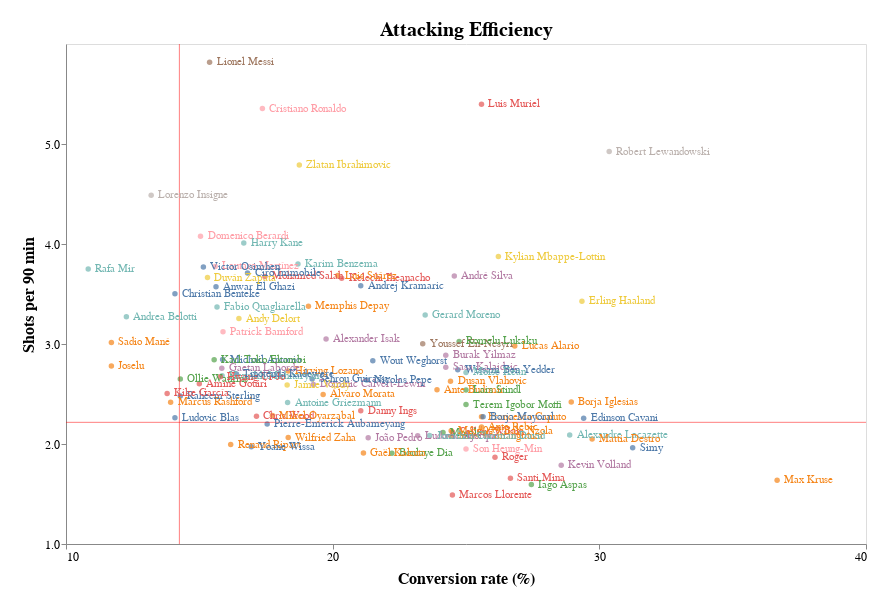

The cell this chart's notebook holds for it:
### Code cell
scat = alt.Chart(df4).mark_circle().encode(
  y=alt.Y('shot90:Q', scale=alt.Scale(domain=[1.4, 5.6])),
  x=alt.X('goalshot:Q', scale=alt.Scale(domain=[10, 40])),
  color=alt.Color('goals:N', legend=None),
  tooltip=[alt.Tooltip('player_name', title='name'),
           alt.Tooltip('team_title', title='team'),
           alt.Tooltip('goals', title='goals'),
           alt.Tooltip('shots', title='shots'),
           alt.Tooltip('shot90', title='shot per 90 min'),
           alt.Tooltip('goalshot', title='goals per shot')]
).properties(
    width=800,
    height=500
)


text = scat.mark_text(
    align='left',
    baseline='middle',
    dx=7
).encode(
    text='player_name',
)

# scat.encode(y=Y('shot90:Q',scale=Scale(domain=[1, 5.6])))
(scat + rule1 + rule2 + text).properties(width=600, title="Attacking Efficiency", padding=20).interactive().configure_title(fontSize=20)

### Figure 1 — Vega-Lite specification as saved in the notebook (floating-point values rounded to 4 significant figures; data arrays with more than 128 entries replaced by an {"elided": "..."} marker saying what was removed)
{"usermeta": {"embedOptions": {"theme": "dark"}}, "config": {"view": {"continuousWidth": 400, "continuousHeight": 300}, "title": {"fontSize": 20}}, "layer": [{"data": {"name": "data-9b0c600edb5b1b28d109a0f560ac659b"}, "mark": "circle", "encoding": {"color": {"type": "nominal", "field": "goals", "legend": null}, "tooltip": [{"type": "nominal", "field": "player_name", "title": "name"}, {"type": "nominal", "field": "team_title", "title": "team"}, {"type": "quantitative", "field": "goals", "title": "goals"}, {"type": "quantitative", "field": "shots", "title": "shots"}, {"type": "quantitative", "field": "shot90", "title": "shot per 90 min"}, {"type": "quantitative", "field": "goalshot", "title": "goals per shot"}], "x": {"type": "quantitative", "field": "goalshot", "scale": {"domain": [10, 40]}}, "y": {"type": "quantitative", "field": "shot90", "scale": {"domain": [1.4, 5.6]}}}, "height": 500, "selection": {"selector001": {"type": "interval", "bind": "scales", "encodings": ["x", "y"]}}, "width": 800}, {"data": {"name": "data-73862b005cbe07106b1588fe5bb24628"}, "mark": {"type": "rule", "color": "red", "opacity": 0.5}, "encoding": {"y": {"type": "quantitative", "aggregate": "mean", "axis": {"grid": false, "labelFontSize": 12, "titleFontSize": 16, "titlePadding": 8, "values": [0, 1, 2, 3, 4, 5]}, "field": "shot90", "title": "Shots per 90 min"}}}, {"data": {"name": "data-73862b005cbe07106b1588fe5bb24628"}, "mark": {"type": "rule", "color": "red", "opacity": 0.5}, "encoding": {"x": {"type": "quantitative", "aggregate": "mean", "axis": {"grid": false, "labelFontSize": 12, "titleFontSize": 16, "titlePadding": 8, "values": [0, 10, 20, 30, 40]}, "field": "goalshot", "title": "Conversion rate (%)"}}}, {"data": {"name": "data-9b0c600edb5b1b28d109a0f560ac659b"}, "mark": {"type": "text", "align": "left", "baseline": "middle", "dx": 7}, "encoding": {"color": {"type": "nominal", "field": "goals", "legend": null}, "text": {"type": "nominal", "field": "player_name"}, "tooltip": [{"type": "nominal", "field": "player_name", "title": "name"}, {"type": "nominal", "field": "team_title", "title": "team"}, {"type": "quantitative", "field": "goals", "title": "goals"}, {"type": "quantitative", "field": "shots", "title": "shots"}, {"type": "quantitative", "field": "shot90", "title": "shot per 90 min"}, {"type": "quantitative", "field": "goalshot", "title": "goals per shot"}], "x": {"type": "quantitative", "field": "goalshot", "scale": {"domain": [10, 40]}}, "y": {"type": "quantitative", "field": "shot90", "scale": {"domain": [1.4, 5.6]}}}, "height": 500, "width": 800}], "padding": 20, "title": "Attacking Efficiency", "width": 600, "$schema": "https://vega.github.io/schema/vega-lite/v4.8.1.json", "datasets": {"data-9b0c600edb5b1b28d109a0f560ac659b": [{"player_name": "Harry Kane", "team_title": "Tottenham", "goals": 23, "shots": 138, "shot90": 4.01, "goalshot": 16.67, "goal90": 0.668, "xG90": 0.716}, {"player_name": "Mohamed Salah", "team_title": "Liverpool", "goals": 22, "shots": 126, "shot90": 3.676, "goalshot": 17.46, "goal90": 0.642, "xG90": 0.656}, {"player_name": "Son Heung-Min", "team_title": "Tottenham", "goals": 17, "shots": 68, "shot90": 1.95, "goalshot": 25.0, "goal90": 0.487, "xG90": 0.351}, {"player_name": "Patrick Bamford", "team_title": "Leeds", "goals": 17, "shots": 107, "shot90": 3.122, "goalshot": 15.89, "goal90": 0.496, "xG90": 0.596}, {"player_name": "Dominic Calvert-Lewin", "team_title": "Everton", "goals": 16, "shots": 83, "shot90": 2.596, "goalshot": 19.28, "goal90": 0.5, "xG90": 0.633}, {"player_name": "Jamie Vardy", "team_title": "Leicester", "goals": 15, "shots": 82, "shot90": 2.591, "goalshot": 18.29, "goal90": 0.474, "xG90": 0.7}, {"player_name": "Ollie Watkins", "team_title": "Aston Villa", "goals": 14, "shots": 98, "shot90": 2.649, "goalshot": 14.29, "goal90": 0.378, "xG90": 0.489}, {"player_name": "Alexandre Lacazette", "team_title": "Arsenal", "goals": 13, "shots": 45, "shot90": 2.089, "goalshot": 28.89, "goal90": 0.603, "xG90": 0.62}, {"player_name": "Callum Wilson", "team_title": "Newcastle United", "goals": 12, "shots": 49, "shot90": 2.121, "goalshot": 24.49, "goal90": 0.519, "xG90": 0.654}, {"player_name": "Kelechi Iheanacho", "team_title": "Leicester", "goals": 12, "shots": 59, "shot90": 3.657, "goalshot": 20.34, "goal90": 0.744, "xG90": 0.623}, {"player_name": "Danny Ings", "team_title": "Southampton", "goals": 12, "shots": 57, "shot90": 2.332, "goalshot": 21.05, "goal90": 0.491, "xG90": 0.376}, {"player_name": "Chris Wood", "team_title": "Burnley", "goals": 12, "shots": 70, "shot90": 2.278, "goalshot": 17.14, "goal90": 0.391, "xG90": 0.469}, {"player_name": "Wilfried Zaha", "team_title": "Crystal Palace", "goals": 11, "shots": 60, "shot90": 2.065, "goalshot": 18.33, "goal90": 0.379, "xG90": 0.337}, {"player_name": "Marcus Rashford", "team_title": "Manchester United", "goals": 11, "shots": 79, "shot90": 2.418, "goalshot": 13.92, "goal90": 0.337, "xG90": 0.326}, {"player_name": "Sadio Mané", "team_title": "Liverpool", "goals": 11, "shots": 94, "shot90": 3.016, "goalshot": 11.7, "goal90": 0.353, "xG90": 0.529}, {"player_name": "Pierre-Emerick Aubameyang", "team_title": "Arsenal", "goals": 10, "shots": 57, "shot90": 2.199, "goalshot": 17.54, "goal90": 0.386, "xG90": 0.448}, {"player_name": "Michail Antonio", "team_title": "West Ham", "goals": 10, "shots": 63, "shot90": 2.845, "goalshot": 15.87, "goal90": 0.452, "xG90": 0.709}, {"player_name": "Christian Benteke", "team_title": "Crystal Palace", "goals": 10, "shots": 71, "shot90": 3.503, "goalshot": 14.09, "goal90": 0.493, "xG90": 0.409}, {"player_name": "Raheem Sterling", "team_title": "Manchester City", "goals": 10, "shots": 70, "shot90": 2.481, "goalshot": 14.29, "goal90": 0.354, "xG90": 0.475}, {"player_name": "Edinson Cavani", "team_title": "Manchester United", "goals": 10, "shots": 34, "shot90": 2.258, "goalshot": 29.41, "goal90": 0.664, "xG90": 0.635}, {"player_name": "Anwar El Ghazi", "team_title": "Aston Villa", "goals": 10, "shots": 64, "shot90": 3.573, "goalshot": 15.62, "goal90": 0.558, "xG90": 0.561}, {"player_name": "Nicolas Pepe", "team_title": "Arsenal", "goals": 10, "shots": 47, "shot90": 2.64, "goalshot": 21.28, "goal90": 0.562, "xG90": 0.375}, {"player_name": "Lionel Messi", "team_title": "Barcelona", "goals": 30, "shots": 195, "shot90": 5.817, "goalshot": 15.38, "goal90": 0.895, "xG90": 0.884}, {"player_name": "Gerard Moreno", "team_title": "Villarreal", "goals": 23, "shots": 98, "shot90": 3.291, "goalshot": 23.47, "goal90": 0.772, "xG90": 0.729}, {"player_name": "Karim Benzema", "team_title": "Real Madrid", "goals": 23, "shots": 123, "shot90": 3.799, "goalshot": 18.7, "goal90": 0.71, "xG90": 0.668}, {"player_name": "Luis Suárez", "team_title": "Atletico Madrid", "goals": 21, "shots": 104, "shot90": 3.684, "goalshot": 20.19, "goal90": 0.744, "xG90": 0.704}, {"player_name": "Youssef En-Nesyri", "team_title": "Sevilla", "goals": 18, "shots": 77, "shot90": 3.003, "goalshot": 23.38, "goal90": 0.702, "xG90": 0.684}, {"player_name": "Alexander Isak", "team_title": "Real Sociedad", "goals": 16, "shots": 81, "shot90": 3.051, "goalshot": 19.75, "goal90": 0.603, "xG90": 0.689}, {"player_name": "Morales", "team_title": "Levante", "goals": 14, "shots": 58, "shot90": 2.114, "goalshot": 24.14, "goal90": 0.51, "xG90": 0.316}, {"player_name": "Iago Aspas", "team_title": "Celta Vigo", "goals": 14, "shots": 51, "shot90": 1.595, "goalshot": 27.45, "goal90": 0.438, "xG90": 0.426}, {"player_name": "Antoine Griezmann", "team_title": "Barcelona", "goals": 13, "shots": 71, "shot90": 2.415, "goalshot": 18.31, "goal90": 0.442, "xG90": 0.47}, {"player_name": "Rafa Mir", "team_title": "SD Huesca", "goals": 13, "shots": 120, "shot90": 3.749, "goalshot": 10.83, "goal90": 0.406, "xG90": 0.524}, {"player_name": "Santi Mina", "team_title": "Celta Vigo", "goals": 12, "shots": 45, "shot90": 1.658, "goalshot": 26.67, "goal90": 0.442, "xG90": 0.383}, {"player_name": "Marcos Llorente", "team_title": "Atletico Madrid", "goals": 12, "shots": 49, "shot90": 1.49, "goalshot": 24.49, "goal90": 0.365, "xG90": 0.161}, {"player_name": "Roger", "team_title": "Levante", "goals": 12, "shots": 46, "shot90": 1.867, "goalshot": 26.09, "goal90": 0.487, "xG90": 0.43}, {"player_name": "Kike García", "team_title": "Eibar", "goals": 12, "shots": 87, "shot90": 2.506, "goalshot": 13.79, "goal90": 0.346, "xG90": 0.34}, {"player_name": "Joselu", "team_title": "Alaves", "goals": 11, "shots": 94, "shot90": 2.779, "goalshot": 11.7, "goal90": 0.325, "xG90": 0.399}, {"player_name": "Ante Budimir", "team_title": "Osasuna", "goals": 11, "shots": 46, "shot90": 2.543, "goalshot": 23.91, "goal90": 0.608, "xG90": 0.61}, {"player_name": "Mikel Oyarzabal", "team_title": "Real Sociedad", "goals": 11, "shots": 62, "shot90": 2.285, "goalshot": 17.74, "goal90": 0.405, "xG90": 0.444}, {"player_name": "Borja Iglesias", "team_title": "Real Betis", "goals": 11, "shots": 38, "shot90": 2.42, "goalshot": 28.95, "goal90": 0.701, "xG90": 0.633}, {"player_name": "Robert Lewandowski", "team_title": "Bayern Munich", "goals": 41, "shots": 135, "shot90": 4.925, "goalshot": 30.37, "goal90": 1.496, "xG90": 1.3}, {"player_name": "André Silva", "team_title": "Eintracht Frankfurt", "goals": 28, "shots": 114, "shot90": 3.681, "goalshot": 24.56, "goal90": 0.904, "xG90": 0.919}, {"player_name": "Erling Haaland", "team_title": "Borussia Dortmund", "goals": 27, "shots": 92, "shot90": 3.427, "goalshot": 29.35, "goal90": 1.006, "xG90": 0.976}, {"player_name": "Andrej Kramaric", "team_title": "Hoffenheim", "goals": 20, "shots": 95, "shot90": 3.583, "goalshot": 21.05, "goal90": 0.754, "xG90": 0.651}, {"player_name": "Wout Weghorst", "team_title": "Wolfsburg", "goals": 20, "shots": 93, "shot90": 2.833, "goalshot": 21.5, "goal90": 0.609, "xG90": 0.62}, {"player_name": "Sasa Kalajdzic", "team_title": "VfB Stuttgart", "goals": 16, "shots": 66, "shot90": 2.768, "goalshot": 24.24, "goal90": 0.671, "xG90": 0.524}, {"player_name": "Lars Stindl", "team_title": "Borussia M.Gladbach", "goals": 14, "shots": 56, "shot90": 2.539, "goalshot": 25.0, "goal90": 0.635, "xG90": 0.464}, {"player_name": "Max Kruse", "team_title": "Union Berlin", "goals": 11, "shots": 30, "shot90": 1.638, "goalshot": 36.67, "goal90": 0.601, "xG90": 0.452}, {"player_name": "Lucas Alario", "team_title": "Bayer Leverkusen", "goals": 11, "shots": 41, "shot90": 2.981, "goalshot": 26.83, "goal90": 0.8, "xG90": 0.588}, {"player_name": "Silas Wamangituka", "team_title": "VfB Stuttgart", "goals": 11, "shots": 45, "shot90": 2.078, "goalshot": 24.44, "goal90": 0.508, "xG90": 0.379}, {"player_name": "Cristiano Ronaldo", "team_title": "Juventus", "goals": 29, "shots": 167, "shot90": 5.354, "goalshot": 17.36, "goal90": 0.93, "xG90": 1.063}, {"player_name": "Romelu Lukaku", "team_title": "Inter", "goals": 24, "shots": 97, "shot90": 3.026, "goalshot": 24.74, "goal90": 0.749, "xG90": 0.812}, {"player_name": "Luis Muriel", "team_title": "Atalanta", "goals": 22, "shots": 86, "shot90": 5.397, "goalshot": 25.58, "goal90": 1.381, "xG90": 1.164}, {"player_name": "Dusan Vlahovic", "team_title": "Fiorentina", "goals": 21, "shots": 86, "shot90": 2.628, "goalshot": 24.42, "goal90": 0.642, "xG90": 0.627}, {"player_name": "Ciro Immobile", "team_title": "Lazio", "goals": 20, "shots": 119, "shot90": 3.71, "goalshot": 16.81, "goal90": 0.623, "xG90": 0.685}, {"player_name": "Simy", "team_title": "Crotone", "goals": 20, "shots": 64, "shot90": 1.963, "goalshot": 31.25, "goal90": 0.613, "xG90": 0.595}, {"player_name": "Lorenzo Insigne", "team_title": "Napoli", "goals": 19, "shots": 144, "shot90": 4.488, "goalshot": 13.19, "goal90": 0.592, "xG90": 0.601}, {"player_name": "Domenico Berardi", "team_title": "Sassuolo", "goals": 17, "shots": 113, "shot90": 4.078, "goalshot": 15.04, "goal90": 0.613, "xG90": 0.581}, {"player_name": "Lautaro Martínez", "team_title": "Inter", "goals": 17, "shots": 109, "shot90": 3.776, "goalshot": 15.6, "goal90": 0.589, "xG90": 0.65}, {"player_name": "João Pedro", "team_title": "Cagliari", "goals": 16, "shots": 75, "shot90": 2.062, "goalshot": 21.33, "goal90": 0.44, "xG90": 0.406}, {"player_name": "Duván Zapata", "team_title": "Atalanta", "goals": 15, "shots": 98, "shot90": 3.664, "goalshot": 15.31, "goal90": 0.561, "xG90": 0.749}, {"player_name": "Zlatan Ibrahimovic", "team_title": "AC Milan", "goals": 15, "shots": 80, "shot90": 4.79, "goalshot": 18.75, "goal90": 0.898, "xG90": 1.082}, {"player_name": "Henrikh Mkhitaryan", "team_title": "Roma", "goals": 13, "shots": 82, "shot90": 2.682, "goalshot": 15.85, "goal90": 0.425, "xG90": 0.451}, {"player_name": "Andrea Belotti", "team_title": "Torino", "goals": 13, "shots": 106, "shot90": 3.273, "goalshot": 12.26, "goal90": 0.401, "xG90": 0.466}, {"player_name": "Fabio Quagliarella", "team_title": "Sampdoria", "goals": 13, "shots": 83, "shot90": 3.371, "goalshot": 15.66, "goal90": 0.528, "xG90": 0.501}, {"player_name": "Mattia Destro", "team_title": "Genoa", "goals": 11, "shots": 37, "shot90": 2.049, "goalshot": 29.73, "goal90": 0.609, "xG90": 0.46}, {"player_name": "Álvaro Morata", "team_title": "Juventus", "goals": 11, "shots": 56, "shot90": 2.496, "goalshot": 19.64, "goal90": 0.49, "xG90": 0.598}, {"player_name": "Ante Rebic", "team_title": "AC Milan", "goals": 11, "shots": 43, "shot90": 2.17, "goalshot": 25.58, "goal90": 0.555, "xG90": 0.409}, {"player_name": "Francesco Caputo", "team_title": "Sassuolo", "goals": 11, "shots": 43, "shot90": 2.272, "goalshot": 25.58, "goal90": 0.581, "xG90": 0.626}, {"player_name": "Hirving Lozano", "team_title": "Napoli", "goals": 11, "shots": 60, "shot90": 2.731, "goalshot": 18.33, "goal90": 0.501, "xG90": 0.559}, {"player_name": "M&#039;Bala Nzola", "team_title": "Spezia", "goals": 11, "shots": 45, "shot90": 2.132, "goalshot": 24.44, "goal90": 0.521, "xG90": 0.494}, {"player_name": "Borja Mayoral", "team_title": "Roma", "goals": 10, "shots": 39, "shot90": 2.273, "goalshot": 25.64, "goal90": 0.583, "xG90": 0.506}, {"player_name": "Victor Osimhen", "team_title": "Napoli", "goals": 10, "shots": 66, "shot90": 3.769, "goalshot": 15.15, "goal90": 0.571, "xG90": 0.673}, {"player_name": "Kylian Mbappe-Lottin", "team_title": "Paris Saint Germain", "goals": 27, "shots": 103, "shot90": 3.875, "goalshot": 26.21, "goal90": 1.016, "xG90": 0.955}, {"player_name": "Memphis Depay", "team_title": "Lyon", "goals": 21, "shots": 110, "shot90": 3.377, "goalshot": 19.09, "goal90": 0.645, "xG90": 0.554}, {"player_name": "Wissam Ben Yedder", "team_title": "Monaco", "goals": 20, "shots": 81, "shot90": 2.743, "goalshot": 24.69, "goal90": 0.677, "xG90": 0.761}, {"player_name": "Kevin Volland", "team_title": "Monaco", "goals": 16, "shots": 56, "shot90": 1.787, "goalshot": 28.57, "goal90": 0.511, "xG90": 0.395}, {"player_name": "Gaetan Laborde", "team_title": "Montpellier", "goals": 16, "shots": 101, "shot90": 2.757, "goalshot": 15.84, "goal90": 0.437, "xG90": 0.345}, {"player_name": "Ludovic Ajorque", "team_title": "Strasbourg", "goals": 16, "shots": 69, "shot90": 2.082, "goalshot": 23.19, "goal90": 0.483, "xG90": 0.532}, {"player_name": "Burak Yilmaz", "team_title": "Lille", "goals": 16, "shots": 66, "shot90": 2.888, "goalshot": 24.24, "goal90": 0.7, "xG90": 0.506}, {"player_name": "Andy Delort", "team_title": "Montpellier", "goals": 15, "shots": 91, "shot90": 3.255, "goalshot": 16.48, "goal90": 0.537, "xG90": 0.514}, {"player_name": "Karl Toko Ekambi", "team_title": "Lyon", "goals": 14, "shots": 90, "shot90": 2.843, "goalshot": 15.56, "goal90": 0.442, "xG90": 0.631}, {"player_name": "Boulaye Dia", "team_title": "Reims", "goals": 14, "shots": 63, "shot90": 1.907, "goalshot": 22.22, "goal90": 0.424, "xG90": 0.447}, {"player_name": "Terem Igobor Moffi", "team_title": "Lorient", "goals": 14, "shots": 56, "shot90": 2.395, "goalshot": 25.0, "goal90": 0.599, "xG90": 0.509}, {"player_name": "Moise Kean", "team_title": "Paris Saint Germain", "goals": 13, "shots": 52, "shot90": 2.716, "goalshot": 25.0, "goal90": 0.679, "xG90": 0.627}, {"player_name": "Jonathan Christian David", "team_title": "Lille", "goals": 13, "shots": 55, "shot90": 2.084, "goalshot": 23.64, "goal90": 0.493, "xG90": 0.429}, {"player_name": "Amine Gouiri", "team_title": "Nice", "goals": 12, "shots": 80, "shot90": 2.603, "goalshot": 15.0, "goal90": 0.39, "xG90": 0.481}, {"player_name": "Hwang Ui-Jo", "team_title": "Bordeaux", "goals": 12, "shots": 76, "shot90": 2.673, "goalshot": 15.79, "goal90": 0.422, "xG90": 0.542}, {"player_name": "Gaël Kakuta", "team_title": "Lens", "goals": 11, "shots": 52, "shot90": 1.911, "goalshot": 21.15, "goal90": 0.404, "xG90": 0.449}, {"player_name": "Renaud Ripart", "team_title": "Nimes", "goals": 11, "shots": 68, "shot90": 1.994, "goalshot": 16.18, "goal90": 0.323, "xG90": 0.336}, {"player_name": "Ludovic Blas", "team_title": "Nantes", "goals": 10, "shots": 71, "shot90": 2.263, "goalshot": 14.09, "goal90": 0.319, "xG90": 0.279}, {"player_name": "Sehrou Guirassy", "team_title": "Rennes", "goals": 10, "shots": 52, "shot90": 2.65, "goalshot": 19.23, "goal90": 0.51, "xG90": 0.461}, {"player_name": "Yoane Wissa", "team_title": "Lorient", "goals": 10, "shots": 59, "shot90": 1.972, "goalshot": 16.95, "goal90": 0.334, "xG90": 0.497}, {"player_name": "Tinotenda Kadewere", "team_title": "Lyon", "goals": 10, "shots": 61, "shot90": 2.7, "goalshot": 16.39, "goal90": 0.443, "xG90": 0.519}], "data-73862b005cbe07106b1588fe5bb24628": {"elided": "590 records"}}}
